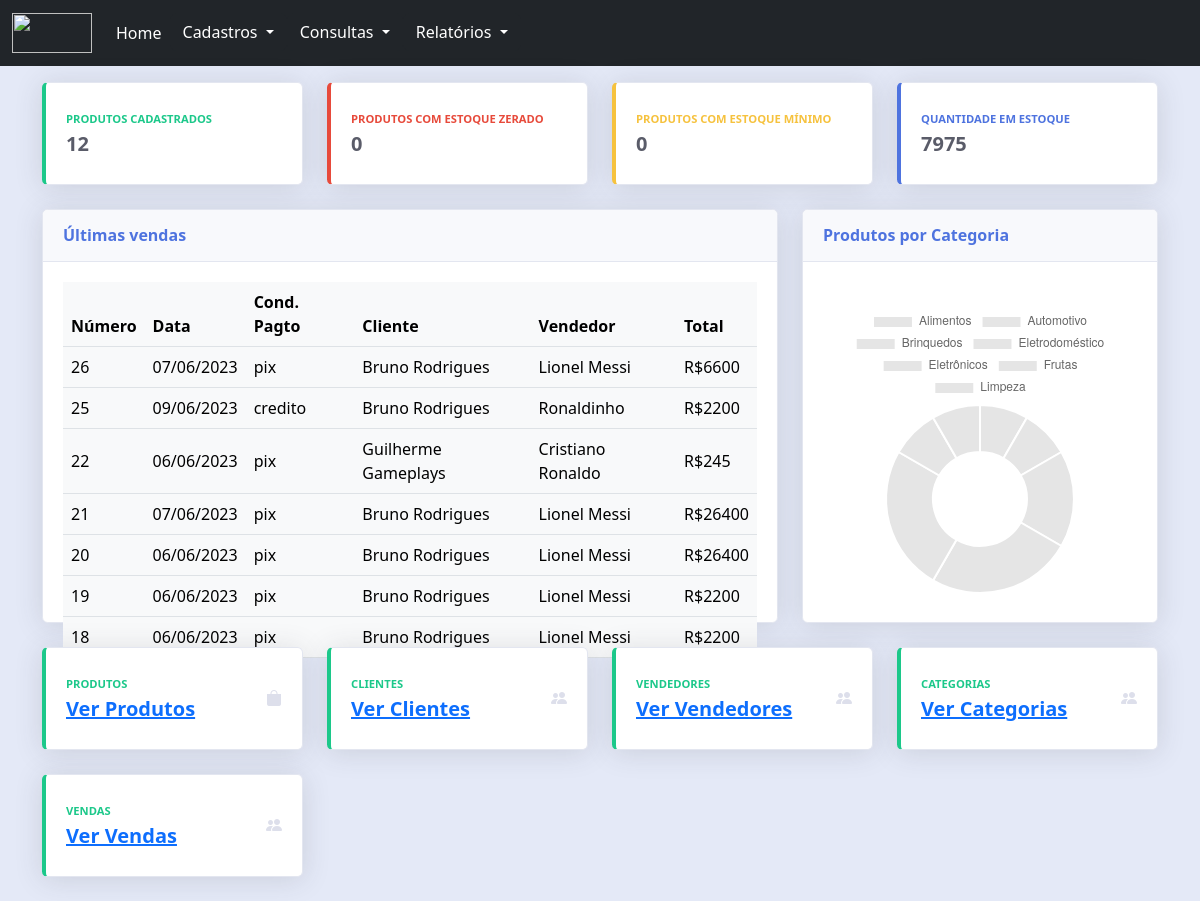
The page / on the database its author committed.
### tables this page shows
CREATE TABLE vendas(
    numero int PRIMARY KEY NOT NULL AUTO_INCREMENT,
    data DATE NOT NULL,
    prazo_entrega VARCHAR(100) NOT NULL,
    cond_pagto VARCHAR(100) NOT NULL,
    total INT NOT NULL,
    cod_cliente INT NOT NULL,
    cod_vendedor INT NOT NULL
);

CREATE TABLE cliente(
    codigo INT PRIMARY KEY NOT NULL AUTO_INCREMENT,
    nome VARCHAR(100) NOT NULL,
    endereco VARCHAR(100) NOT NULL,
    telefone VARCHAR(11) not null,
    limite_cred NUMERIC NOT NULL,
    cidade VARCHAR(100) NOT NULL,
    email VARCHAR(100) NOT NULL,
    cpf VARCHAR(11) NOT NULL,
    estado CHAR(2) NOT NULL
);

CREATE TABLE vendedor(
    cod INT PRIMARY KEY NOT NULL AUTO_INCREMENT,
    nome VARCHAR(100) NOT NULL,
    endereco VARCHAR(100) NOT NULL,
    cidade varchar(100) not NULL,
    estado CHAR(2) NOT NULL,
    telefone VARCHAR(11) NOT NULL,
    parc_comissao NUMERIC NOT NULL
);

### index.php (the view, shortened to what this page needs)
<?php
    include("connection/connection.php");
    $queryQtdeProd = "SELECT * FROM cont_prod";
    $resultadoQtdeProd = mysqli_query($conn, $queryQtdeProd);
    $rowQtdeProd = mysqli_fetch_array($resultadoQtdeProd);
    $queryQtdeEstoqueZ = "SELECT * FROM qtde_estoque_zero";
    $resultadoQtdeEstoqueZ = mysqli_query($conn, $queryQtdeEstoqueZ);
    $rowQtdeEstoqueZ = mysqli_fetch_array($resultadoQtdeEstoqueZ);
    $queryQtdeEstoqueM = "SELECT * FROM qtde_estoque_min";
    $resultadoQtdeEstoqueM = mysqli_query($conn, $queryQtdeEstoqueM);
    $rowQtdeEstoqueM = mysqli_fetch_array($resultadoQtdeEstoqueM);
    $queryQtdeEstoqueT = "SELECT * FROM qtde_estoque_total";
    $resultadoQtdeEstoqueT = mysqli_query($conn, $queryQtdeEstoqueT);
    $rowQtdeEstoqueT = mysqli_fetch_array($resultadoQtdeEstoqueT);
    $queryQtdeProdCat = "SELECT * FROM cont_prod_cat";
    $resultadoQtdeProdCat = mysqli_query($conn, $queryQtdeProdCat);
    $categoria = '';
    $qtde_prod = '';
    while ($rowQtdeProdCat = mysqli_fetch_array($resultadoQtdeProdCat)){
      $categoria = $categoria .'"'. $rowQtdeProdCat['categoria'] .'",';
      $qtde_prod = $qtde_prod .'"'. $rowQtdeProdCat['qtde_prod'] .'",';
      $categoria = trim($categoria);
      $qtde_prod = trim($qtde_prod);
    }
?>
<!DOCTYPE html>
<html lang="pt-br">
<head>
    <link href="node_modules/bootstrap/css/bootstrap.min.css" rel="stylesheet">
    <link href="node_modules/bootstrap-icons/font/bootstrap-icons.min.css" rel="stylesheet">
    <link href="css/main.css" rel="stylesheet">
    <link href="css/style.css" rel="stylesheet">
</head>
<body>
    <?php include('components/navbar_index.php') ?>
    <div class="container pt-3">
      <div class="row">
        <div class="col-xl-3 col-md-6 mb-4">
          <div class="card border-left-success shadow h-100 py-2">
            <div class="card-body">
              <div class="row no-gutters align-items-center">
                <div class="col mr-2">
                  <div class="text-xs font-weight-bold text-success text-uppercase mb-1">
                    Produtos Cadastrados
                  </div>
                 <div class="h5 mb-0 font-weight-bold text-gray-800">
                    <?= $rowQtdeProd['qtde_prod'] ?>
                  </div>
                </div>
              </div>
            </div>
          </div>
        </div>
        <div class="col-xl-3 col-md-6 mb-4">
            <div class="card border-left-danger shadow h-100 py-2">
                <div class="card-body">
                    <div class="row no-gutters align-items-center">
                        <div class="col mr-2">
                            <div class="text-xs font-weight-bold text-danger text-uppercase mb-1">
                              Produtos com estoque zerado
                            </div>
                            <div class="h5 mb-0 font-weight-bold text-gray-800">
                              <?= $rowQtdeEstoqueZ['qtde'] ?>
                            </div>
                        </div>
                    </div>
                </div>
            </div>
        </div>
        <div class="col-xl-3 col-md-6 mb-4">
            <div class="card border-left-warning shadow h-100 py-2">
                <div class="card-body">
                    <div class="row no-gutters align-items-center">
                        <div class="col mr-2">
                            <div class="text-xs font-weight-bold text-warning text-uppercase mb-1">
                              Produtos com estoque mínimo
                            </div>
                            <div class="h5 mb-0 font-weight-bold text-gray-800">
                              <?= $rowQtdeEstoqueM['qtde'] ?>
                            </div>
                        </div>
                    </div>
                </div>
            </div>
        </div>
        <div class="col-xl-3 col-md-6 mb-4">
            <div class="card border-left-primary shadow h-100 py-2">
                <div class="card-body">
                    <div class="row no-gutters align-items-center">
                        <div class="col mr-2">
                            <div class="text-xs font-weight-bold text-primary text-uppercase mb-1">
                              Quantidade em estoque
                            </div>
                            <div class="h5 mb-0 font-weight-bold text-gray-800">
                              <?= $rowQtdeEstoqueT['qtde'] ?>
                            </div>
                        </div>
                    </div>
                </div>
            </div>
        </div>
      </div>
      <div class="row">
        <div class="col-xl-8 col-lg-7">
          <div class="card shadow mb-4">
            <div class="card-header py-3">
              <h6 class="m-0 font-weight-bold text-primary">Últimas vendas</h6>
            </div>
            <div class="card-body">
              <div class="chart-area">
                <table class="table table-responsive table-hover text-bg-light align-middle">
                      <thead>
                          <tr>
                              <th>Número</th>
                              <th>Data</th>
                              <th>Cond. Pagto</th>
                              <th>Cliente</th>
                              <th>Vendedor</th>
                              <th>Total</th>
                          </tr>
                      </thead>
                      <?php
                          $sql = "SELECT v.*, c.nome AS Cliente, vd.nome AS Vendedor FROM vendas v INNER JOIN cliente c ON v.cod_cliente = c.codigo INNER JOIN vendedor vd ON v.cod_vendedor = vd.cod ORDER BY numero DESC LIMIT 7";
                          $resu = mysqli_query($conn,$sql) or die(mysqli_connect_error());
                          while ($reg = mysqli_fetch_array($resu)){
                      ?>
                      <tbody>
                          <tr>
                              <td><?= $reg["numero"] ?></td>
                              <td><?= date('d/m/Y', strtotime($reg["data"])) ?></td>
                              <td><?= $reg["cond_pagto"] ?></td>
                              <td><?= $reg["Cliente"] ?></td>
                              <td><?= $reg["Vendedor"] ?></td>
                              <td>R$<?= $reg["total"] ?></td>
                          </tr>
                      </tbody>
                      <?php
                          };
                      ?>
                  </table>
              </div>
            </div>
          </div>
        </div>
        <div class="col-xl-4 col-lg-5">
          <div class="card shadow mb-4">
            <div class="card-header py-3">
              <h6 class="m-0 font-weight-bold text-primary">Produtos por Categoria</h6>
            </div>
            <div class="card-body">
              <div class="chart-pie pt-4 pb-2">
                <canvas id="myPieChart"></canvas>
              </div>
            </div>
          </div>
        </div>
      </div>
      <div class="row">
        <div class="col-xl-3 col-md-6 mb-4">
          <div class="card border-left-success shadow h-100 py-2">
            <div class="card-body">
              <div class="row no-gutters align-items-center">
                <div class="col mr-2">
                  <div class="text-xs font-weight-bold text-success text-uppercase mb-1">
                    Produtos
                  </div>
                 <div class="h5 mb-0 font-weight-bold text-gray-800">
                    <a href="pages/produto/listagem.php">Ver Produtos</a>
                  </div>
                </div>
                <div class="col-auto">
                    <i class="bi bi-bag-fill text-gray-300 bi-lg"></i>
                </div>
              </div>
            </div>
          </div>
        </div>
        <div class="col-xl-3 col-md-6 mb-4">
          <div class="card border-left-success shadow h-100 py-2">
            <div class="card-body">
              <div class="row no-gutters align-items-center">
                <div class="col mr-2">
                  <div class="text-xs font-weight-bold text-success text-uppercase mb-1">
                    Clientes
                  </div>
                 <div class="h5 mb-0 font-weight-bold text-gray-800">
                    <a href="pages/cliente/listagem.php">Ver Clientes</a>
                  </div>
                </div>
                <div class="col-auto">
                    <i class="bi bi-people-fill text-gray-300 bi-lg"></i>
                </div>
              </div>
            </div>
          </div>
        </div>
        <div class="col-xl-3 col-md-6 mb-4">
          <div class="card border-left-success shadow h-100 py-2">
            <div class="card-body">
              <div class="row no-gutters align-items-center">
                <div class="col mr-2">
                  <div class="text-xs font-weight-bold text-success text-uppercase mb-1">
                    Vendedores
                  </div>
                 <div class="h5 mb-0 font-weight-bold text-gray-800">
                    <a href="pages/vendedor/listagem.php">Ver Vendedores</a>
                  </div>
                </div>
                <div class="col-auto">
                    <i class="bi bi-people-fill text-gray-300 bi-lg"></i>
                </div>
              </div>
            </div>
          </div>
        </div>
        <div class="col-xl-3 col-md-6 mb-4">
          <div class="card border-left-success shadow h-100 py-2">
            <div class="card-body">
              <div class="row no-gutters align-items-center">
                <div class="col mr-2">
                  <div class="text-xs font-weight-bold text-success text-uppercase mb-1">
                    Categorias
                  </div>
                 <div class="h5 mb-0 font-weight-bold text-gray-800">
                    <a href="pages/categoria/listagem.php">Ver Categorias</a>
                  </div>
                </div>
                <div class="col-auto">
                    <i class="bi bi-people-fill text-gray-300 bi-lg"></i>
                </div>
              </div>
            </div>
          </div>
        </div>
        <div class="col-xl-3 col-md-6 mb-4">
          <div class="card border-left-success shadow h-100 py-2">
            <div class="card-body">
              <div class="row no-gutters align-items-center">
                <div class="col mr-2">
                  <div class="text-xs font-weight-bold text-success text-uppercase mb-1">
                    Vendas
                  </div>
                 <div class="h5 mb-0 font-weight-bold text-gray-800">
                    <a href="pages/venda/listagem.php">Ver Vendas</a>
                  </div>
                </div>
                <div class="col-auto">
                    <i class="bi bi-people-fill text-gray-300 font-large-2"></i>
                </div>
              </div>
            </div>
          </div>
        </div>
      </div>
    </div>
    <script>
      // Pie Chart Example
      var ctx = document.getElementById("myPieChart");
      var myPieChart = new Chart(ctx, {
        type: 'doughnut',
        data: {
          labels: [<?php echo $categoria; ?>],
          datasets: [{
            data: [<?php echo $qtde_prod; ?>],
            // backgroundColor: ['#4e73df', '#1cc88a', '#36b9cc'],
            // hoverBackgroundColor: ['#2e59d9', '#17a673', '#2c9faf'],
            // hoverBorderColor: "rgba(234, 236, 244, 1)",
          }],
        },
        options: {
          maintainAspectRatio: false,
          tooltips: {
            backgroundColor: "rgb(255,255,255)",
            bodyFontColor: "#858796",
            borderColor: '#dddfeb',
            borderWidth: 1,
            xPadding: 15,
            yPadding: 15,
            displayColors: false,
            caretPadding: 10,
          },
          legend: {
            display: false
          },
          cutoutPercentage: 80,
        },
      });
    </script>
</body>
</html>

### components/navbar_index.php (shortened to what this page needs)
<!DOCTYPE html>
<html lang="pt-br">
<head>
</head>
<body>
  <nav class="navbar navbar-expand-lg text-bg-dark ">
    <div class="container-fluid">
      <a class="navbar-brand" href="index.php">
        <img src="./components/assets/logo2.png" alt="" class="img-logo">
      </a>
      <div class="collapse navbar-collapse" id="navbarNav">
        <ul class="navbar-nav">
          <li class="nav-item"><a class="nav-link text-bg-dark" href="index.php">Home</a></li>
          <div class="dropdown">
            <button class="btn btn-dark dropdown-toggle" type="button" data-bs-toggle="dropdown" aria-expanded="false">
              Cadastros
            </button>
          </div>
          <div class="dropdown">
            <button class="btn btn-dark dropdown-toggle" type="button" data-bs-toggle="dropdown" aria-expanded="false">
              Consultas
            </button>
          </div>
          <div class="dropdown">
            <button class="btn btn-dark dropdown-toggle" type="button" data-bs-toggle="dropdown" aria-expanded="false">
              Relatórios
            </button>
          </div>
        </ul>
      </div>
    </div>
  </nav>
</body>
</html>

### css/main.css (style rules this page uses)
.row { display: flex; flex-wrap: wrap; margin-right: -0.75rem; margin-left: -0.75rem; }
.card { position: relative; display: flex; flex-direction: column; min-width: 0; word-wrap: break-word; background-color: #fff; background-clip: border-box; border: 1px solid #e3e6f0; border-radius: 0.35rem; }
.card-header { padding: 0.75rem 1.25rem; margin-bottom: 0; background-color: #f8f9fc; border-bottom: 1px solid #e3e6f0; }
.card-body { flex: 1 1 auto; min-height: 1px; padding: 1.25rem; }
.chart-area { position: relative; height: 10rem; width: 100%; }
@media (min-width: 768px) { .chart-area { height: 20rem; } }
.chart-pie { position: relative; height: 10rem; width: 100%; }
@media (min-width: 768px) { .chart-pie { height: 20rem; } }
.m-0 { margin: 0 !important; }
.shadow { box-shadow: 0 0.15rem 1.75rem 0 rgba(58, 59, 69, 0.15) !important; }
.h-100 { height: 100% !important; }
.py-2 { padding-top: 0.5rem !important; padding-bottom: 0.5rem !important; }
.py-3 { padding-top: 1rem !important; }
.pt-4, .py-4 { padding-top: 1.5rem !important; }
.pb-2, .py-2 { padding-bottom: 0.5rem !important; }
.text-xs { font-size: .7rem; }
.font-weight-bold { font-weight: 700 !important; }
.text-primary { color: #4e73df !important; }
.text-success { color: #1cc88a !important; }
.text-warning { color: #f6c23e !important; }
.text-danger { color: #e74a3b !important; }
.text-uppercase { text-transform: uppercase !important; }
.mb-1 { margin-bottom: 0.25rem !important; }
h1, h2, h3, h4, h5, h6 { margin-top: 0; margin-bottom: 0.5rem; }
.mb-0, .my-0 { margin-bottom: 0 !important; }
.mb-4, .my-4 { margin-bottom: 1.5rem !important; }
.text-gray-300 { color: #dddfeb !important; }
.text-gray-800 { color: #5a5c69 !important; }
.align-items-center { align-items: center !important; }
.border-left-primary { border-left: 0.25rem solid #4e73df !important; }
.border-left-success { border-left: 0.25rem solid #1cc88a !important; }
.border-left-warning { border-left: 0.25rem solid #f6c23e !important; }
.border-left-danger { border-left: 0.25rem solid #e74a3b !important; }

### css/style.css (style rules this page uses)
body { background: #E4E9F7; }
.img-logo { width: 80px; height: 40px; }

### rows shown on the page
vendas: numero "26", data "07/06/2023", cond_pagto "pix", cod_cliente.nome "Bruno Rodrigues", cod_vendedor.nome "Lionel Messi", total "6600"
vendas: numero "25", data "09/06/2023", cond_pagto "credito", cod_cliente.nome "Bruno Rodrigues", cod_vendedor.nome "Ronaldinho", total "2200"
vendas: numero "22", data "06/06/2023", cond_pagto "pix", cod_cliente.nome "Guilherme Gameplays", cod_vendedor.nome "Cristiano Ronaldo", total "245"
vendas: numero "21", data "07/06/2023", cond_pagto "pix", cod_cliente.nome "Bruno Rodrigues", cod_vendedor.nome "Lionel Messi", total "26400"
vendas: numero "20", data "06/06/2023", cond_pagto "pix", cod_cliente.nome "Bruno Rodrigues", cod_vendedor.nome "Lionel Messi", total "26400"
vendas: numero "19", data "06/06/2023", cond_pagto "pix", cod_cliente.nome "Bruno Rodrigues", cod_vendedor.nome "Lionel Messi", total "2200"
vendas: numero "18", data "06/06/2023", cond_pagto "pix", cod_cliente.nome "Bruno Rodrigues", cod_vendedor.nome "Lionel Messi", total "2200"

### other values the page prints
$rowQtdeProd['qtde_prod'] "12"
$rowQtdeEstoqueZ['qtde'] "0"
$rowQtdeEstoqueM['qtde'] "0"
$rowQtdeEstoqueT['qtde'] "7975"
chart data {{ $qtde_prod }} "1","1","2","3","3","1","1",
